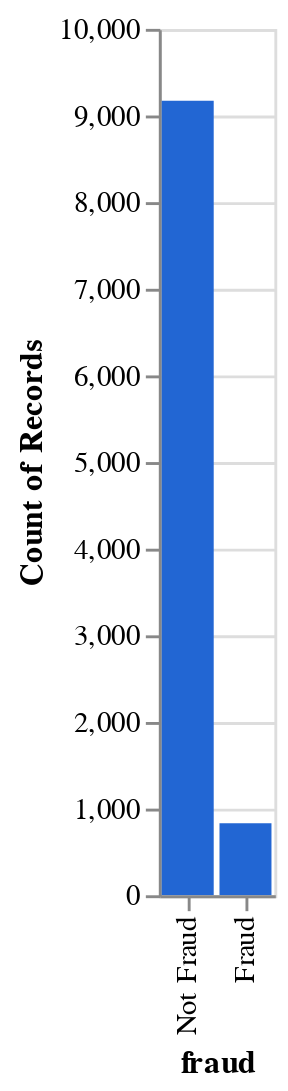

The code cell stored with this chart in its notebook:
### Code cell
DeepnoteChart(df, """{"layer":[{"layer":[{"mark":{"clip":true,"type":"bar","color":"#2266D3","tooltip":true},"encoding":{"x":{"sort":null,"type":"nominal","field":"fraud","scale":{"type":"linear"}},"y":{"sort":null,"type":"quantitative","scale":{"type":"linear"},"format":{"type":"default","decimals":null},"aggregate":"count","formatType":"numberFormatFromNumberType"}}}]}],"title":"","config":{"legend":{}},"$schema":"https://vega.github.io/schema/vega-lite/v5.json","encoding":{},"usermeta":{"tooltipDefaultMode":true}}""")

### Figure 1 — Vega-Lite specification as saved in the notebook (floating-point values rounded to 4 significant figures; data arrays with more than 128 entries replaced by an {"elided": "..."} marker saying what was removed)
{"layer": [{"layer": [{"mark": {"clip": true, "type": "bar", "color": "#2266D3", "tooltip": true}, "encoding": {"x": {"sort": null, "type": "nominal", "field": "fraud", "scale": {"type": "linear"}}, "y": {"sort": null, "type": "quantitative", "scale": {"type": "linear"}, "format": {"type": "default", "decimals": null}, "aggregate": "count", "formatType": "numberFormatFromNumberType"}}}]}], "title": "", "config": {"legend": {}}, "$schema": "https://vega.github.io/schema/vega-lite/v5.json", "encoding": {}, "usermeta": {"tooltipDefaultMode": true}, "data": {"values": {"elided": "10000 records"}}}
